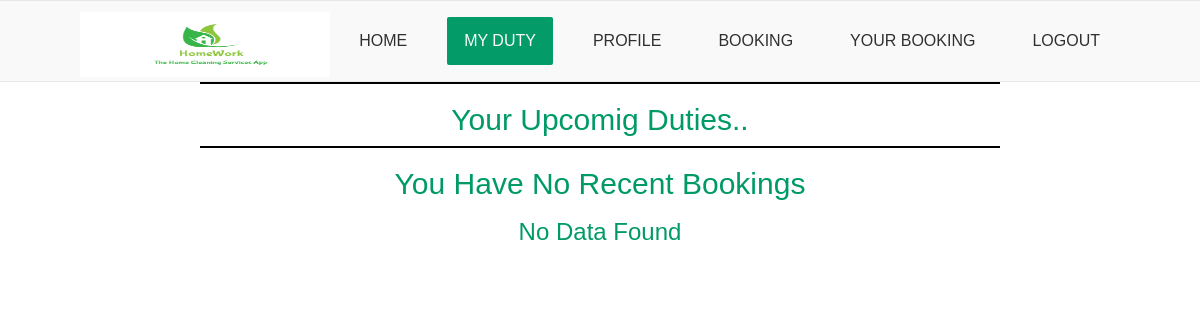
Before: /dutydetail/12/ (signed in) with the older database file.
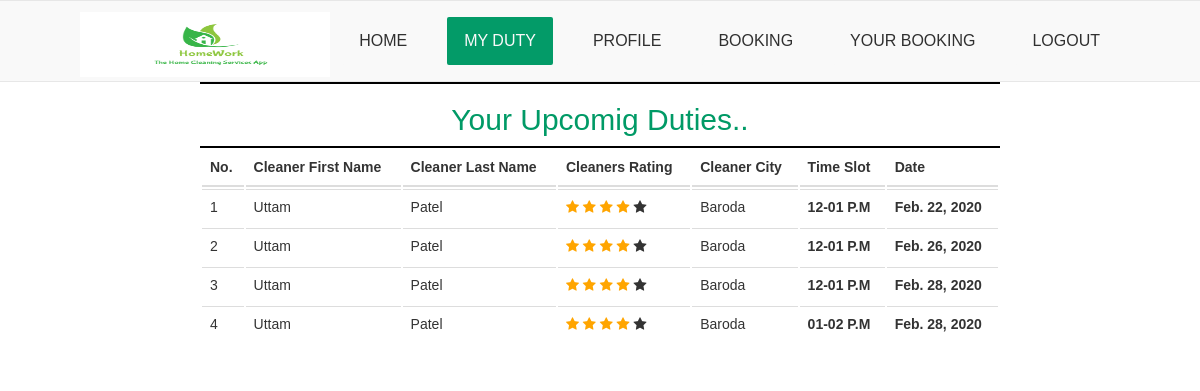
After: the same page with the newer database file.
### booking/models.py (models this page shows, shortened)
class Booking(models.Model):
    user = models.ForeignKey(User,null=True,on_delete=models.SET_NULL)
    city = models.ForeignKey(City,null=True,on_delete=models.SET_NULL)
    cleaner = models.ForeignKey(Cleaner,null=True,on_delete=models.SET_NULL)
    date = models.DateField()
    slot = models.IntegerField(null=True)

### accounts/models.py (models this page shows, shortened)
class Cleaner(models.Model):
    user = models.OneToOneField(User,on_delete=models.PROTECT,primary_key=True)
    quality_score = models.FloatField(default=0.00)
    city = models.ForeignKey(City,null=True,on_delete=models.CASCADE)

class User(AbstractUser):
    username = models.CharField(max_length=20,unique=False)
    phone = models.CharField(max_length=10,unique=True)
    first_name = models.CharField(max_length=20,blank=True)
    last_name = models.CharField(max_length=20,blank=True)
    is_cleaner = models.BooleanField(default=False)
    USERNAME_FIELD = 'phone'
    REQUIRED_FIELDS =   ['username']

class City(models.Model):
    city = models.CharField(max_length=20,unique=True)
    def __str__(self):
        return self.city

### booking/views.py (the view)
# urls.py: path('dutydetail/<int:pk>/',Dutydetail.as_view(),name='dutydetail'),
class Dutydetail(ListView):
    template_name = 'booking/duty.html'
    def get_queryset(self):
        return Booking.objects.filter(cleaner__user=self.request.user).order_by('date')

### booking/templates/booking/duty.html (shortened to what this page needs)
{% extends 'accounts/base.html' %}
{% block content %}
<div class="col-md-12">
<center>
<hr>
        <strong></strong><h2>Your Upcomig Duties..</h2></strong>
<hr>
{% if object_list %}
<table class="table table-hover" style="width:100%;">
    <thead>
        <tr>
            <th>No.</th>
            <th>Cleaner First Name</th>
            <th>Cleaner Last Name</th>
            <th>Cleaners Rating</th>
            <th>Cleaner City</th>
            <th>Time Slot</th>
            <th>Date</th>
        </tr>
    </thead>
    <body>
        {% for i in object_list %}
            <tr>
                <td>{{ forloop.counter }}</td>
                <td>{{ i.cleaner.user.first_name }}</td>
                <td>{{ i.cleaner.user.last_name }}</td>
                <td>{% if i.cleaner.quality_score == 1.0 %}
                    {{ i.quality_score }}
                    <span class="fa fa-star checked"></span>
                    <span class="fa fa-star"></span>
                    <span class="fa fa-star"></span>
                    <span class="fa fa-star"></span>
                    <span class="fa fa-star"></span>
                   {% elif i.cleaner.quality_score == 2.0 %}
                   <span class="fa fa-star checked"></span>
                   <span class="fa fa-star checked"></span>
                   <span class="fa fa-star"></span>
                    <span class="fa fa-star"></span>
                    <span class="fa fa-star"></span>
                   {% elif i.cleaner.quality_score == 3.0 %}
                   <span class="fa fa-star checked"></span>
                   <span class="fa fa-star checked"></span>
                   <span class="fa fa-star checked"></span>
                   <span class="fa fa-star"></span>
                    <span class="fa fa-star"></span>
                   {% elif i.cleaner.quality_score == 4.0 %}
                   <span class="fa fa-star checked"></span>
                   <span class="fa fa-star checked"></span>
                   <span class="fa fa-star checked"></span>
                   <span class="fa fa-star checked"></span>
                   <span class="fa fa-star"></span>
                   {% else %}
                   <span class="fa fa-star checked"></span>
                   <span class="fa fa-star checked"></span>
                   <span class="fa fa-star checked"></span>
                   <span class="fa fa-star checked"></span>
                   <span class="fa fa-star checked"></span>
                   {% endif %}</td>
                <td>{{ i.cleaner.city }}</td>
                <td style="font-weight:bold;"><script>document.write(timeslot[{{ i.slot }}])</script></td>
                <td style="font-weight:bold;">{{ i.date }}</td>
            </tr>
        {% endfor %}
        {% else %}
            <tr><h2>You Have No Recent Bookings</h2></tr>
            <tr><h3>No Data Found</h3></tr>
        {% endif %}
    </body>
</table>
</center>
{% endblock content %}

### accounts/templates/accounts/base.html (shortened to what this page needs)
{% load static %}
<!DOCTYPE html>
<html>
<head>
<link rel="stylesheet"  href="{% static 'bootstrap.css' %}" type="text/css" media="screen"/>
<link rel="stylesheet"  href="{% static 'style.css' %}" type="text/css" media="screen"/>
<link rel="stylesheet" href="//code.jquery.com/ui/1.11.4/themes/smoothness/jquery-ui.css">
<link rel="stylesheet" href="https://cdnjs.cloudflare.com/ajax/libs/font-awesome/4.7.0/css/font-awesome.min.css">
</head>
<body class="Home">
<div class="container-fluid">
   <nav id="ttr_menu" class="navbar-default navbar">
      <div id="ttr_menu_inner_in">
      <div id="navigationmenu">
      <div class="navbar-header">
      <a href="{% url 'home' %}" target="_self">
      <img  class="ttr_menu_logo" src="{% static 'menulogo1.png' %}" >
      </a>
      </div>
      <div class="menu-center collapse navbar-collapse">
         {% if user.is_authenticated and not user.is_cleaner %}
         <ul class="ttr_menu_items nav navbar-nav navbar-right">
            <li class="ttr_menu_items_parent"><a href="{% url 'home' %}"
                  class="{% if request.resolver_match.url_name == "home" %}ttr_menu_items_parent_link_active{% else %}ttr_menu_items_parent_link{% endif %}"><span class="menuchildicon" aria-hidden="true"></span>Home</a>
               <hr class="horiz_separator" />
            </li>
            <!-- <li class="ttr_menu_items_parent dropdown"><a href="{% url 'profile' user.pk %}"
               class="{% if request.resolver_match.url_name == "profile" %}ttr_menu_items_parent_link_active{% else %}ttr_menu_items_parent_link{% endif %}"><span class="menuchildicon"></span>Profile</a>
            <hr class="horiz_separator" />
         </li> -->
          <li class="ttr_menu_items_parent dropdown"><a href="{% url 'booking'%}"
                  class="{% if request.resolver_match.url_name == "booking" %}ttr_menu_items_parent_link_active{% else %}ttr_menu_items_parent_link{% endif %}"><span class="menuchildicon"></span>Booking</a>
               <hr class="horiz_separator" />
         </li>
            <li class="ttr_menu_items_parent dropdown"><a href="{% url 'mybooking_list'%}"
                  class="{% if request.resolver_match.url_name == "mybooking_list" %}ttr_menu_items_parent_link_active{% else %}ttr_menu_items_parent_link{% endif %}"><span class="menuchildicon"></span>Your Booking</a>
               <hr class="horiz_separator" />
            </li>
            <li class="ttr_menu_items_parent dropdown"><a href="{% url 'cleaner' %}"
               class="{% if request.resolver_match.url_name == "cleaner" %}ttr_menu_items_parent_link_active{% else %}ttr_menu_items_parent_link{% endif %}"><span class="menuchildicon"></span>Become Cleaner</a>
            <hr class="horiz_separator" />
            </li>
            <li class="ttr_menu_items_parent dropdown"><a href="{% url 'profile1'%}"
               class="{% if request.resolver_match.url_name == "profile1" %}ttr_menu_items_parent_link_active{% else %}ttr_menu_items_parent_link{% endif %}"><span class="menuchildicon"></span>Profile</a>
               <hr class="horiz_separator" />
      </li>
            <li class="ttr_menu_items_parent dropdown"><a href="{% url 'logout'%}"
               class="{% if request.resolver_match.url_name == "logout" %}ttr_menu_items_parent_link_active{% else %}ttr_menu_items_parent_link{% endif %}"><span class="menuchildicon"></span>Logout</a>
               <hr class="horiz_separator" />
            </li>
         </ul>
         <h3 style="margin-right: 65%;">Welcome, {{ user.first_name}}</h3>
         {% elif user.is_cleaner %}
         <ul class="ttr_menu_items nav navbar-nav navbar-right">
            <li class="ttr_menu_items_parent dropdown"><a href="{% url 'home' %}"
               class="{% if request.resolver_match.url_name == "home" %}ttr_menu_items_parent_link_active{% else %}ttr_menu_items_parent_link{% endif %}">Home</a>
            </li>
            <li class="ttr_menu_items_parent dropdown"><a href="{% url 'dutydetail' user.pk %}"
               class="{% if request.resolver_match.url_name == "dutydetail" %}ttr_menu_items_parent_link_active{% else %}ttr_menu_items_parent_link{% endif %}">My Duty</a>
         </li>
         <li class="ttr_menu_items_parent dropdown"><a href="{% url 'profile1'%}"
            class="{% if request.resolver_match.url_name == "profile1" %}ttr_menu_items_parent_link_active{% else %}ttr_menu_items_parent_link{% endif %}">Profile</a>
   </li>
            <li class="ttr_menu_items_parent dropdown"><a href="{% url 'booking'%}"
                  class="{% if request.resolver_match.url_name == "booking" %}ttr_menu_items_parent_link_active{% else %}ttr_menu_items_parent_link{% endif %}">Booking</a>
            </li>
            <li class="ttr_menu_items_parent dropdown"><a href="{% url 'mybooking_list' %}"
                  class="{% if request.resolver_match.url_name == "booking_list" %}ttr_menu_items_parent_link_active{% else %}ttr_menu_items_parent_link{% endif %}">Your Booking</a>
            </li>
            <li class="ttr_menu_items_parent dropdown"><a href="{% url 'logout'%}"
                  class="{% if request.resolver_match.url_name == "logout" %}ttr_menu_items_parent_link_active{% else %}ttr_menu_items_parent_link{% endif %}">Logout</a>
            </li>
         </ul>
            {% endif %}
      </div>
      </div>
      </div>
      </nav>
 </div>
<div id="ttr_page" class="container">
{% block content %}
      {% endblock content %}
</body>
</html>

### accounts/templates/accounts/base.html (style rules this page uses)
.checked { color: orange; }

Changed rows visible on the page:
added Booking: cleaner.user.first_name "Uttam", cleaner.user.last_name "Patel", cleaner.city "Baroda", date "Feb. 22, 2020"
added Booking: cleaner.user.first_name "Uttam", cleaner.user.last_name "Patel", cleaner.city "Baroda", date "Feb. 26, 2020"
added Booking: cleaner.user.first_name "Uttam", cleaner.user.last_name "Patel", cleaner.city "Baroda", date "Feb. 28, 2020"
added Booking: cleaner.user.first_name "Uttam", cleaner.user.last_name "Patel", cleaner.city "Baroda", date "Feb. 28, 2020"
Other visible differences:
text no longer shown: "You Have No Recent Bookings No Data Found"
text now shown: "No. Cleaner First Name Cleaner Last Name Cleaners Rating Cleaner City Time Slot Date"
